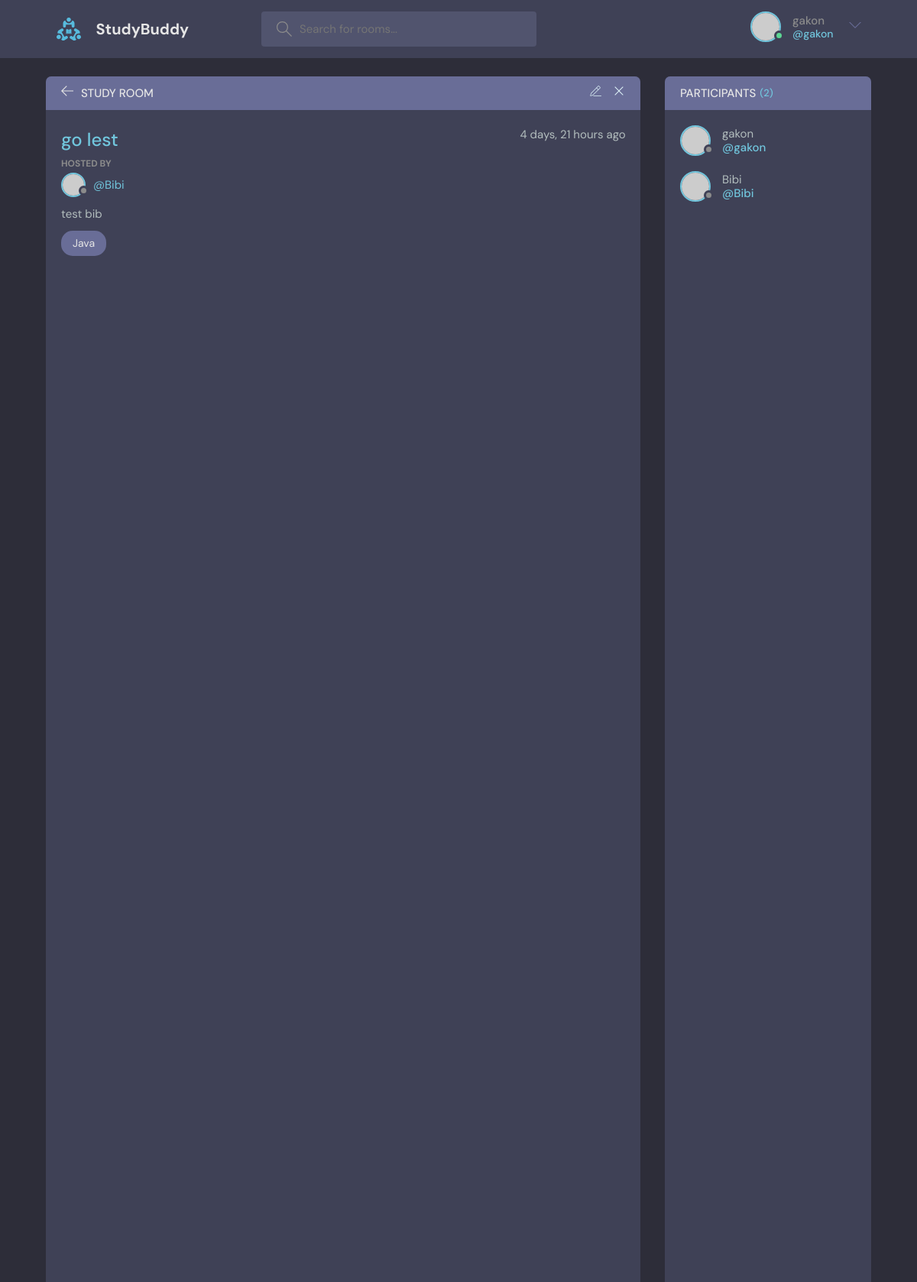
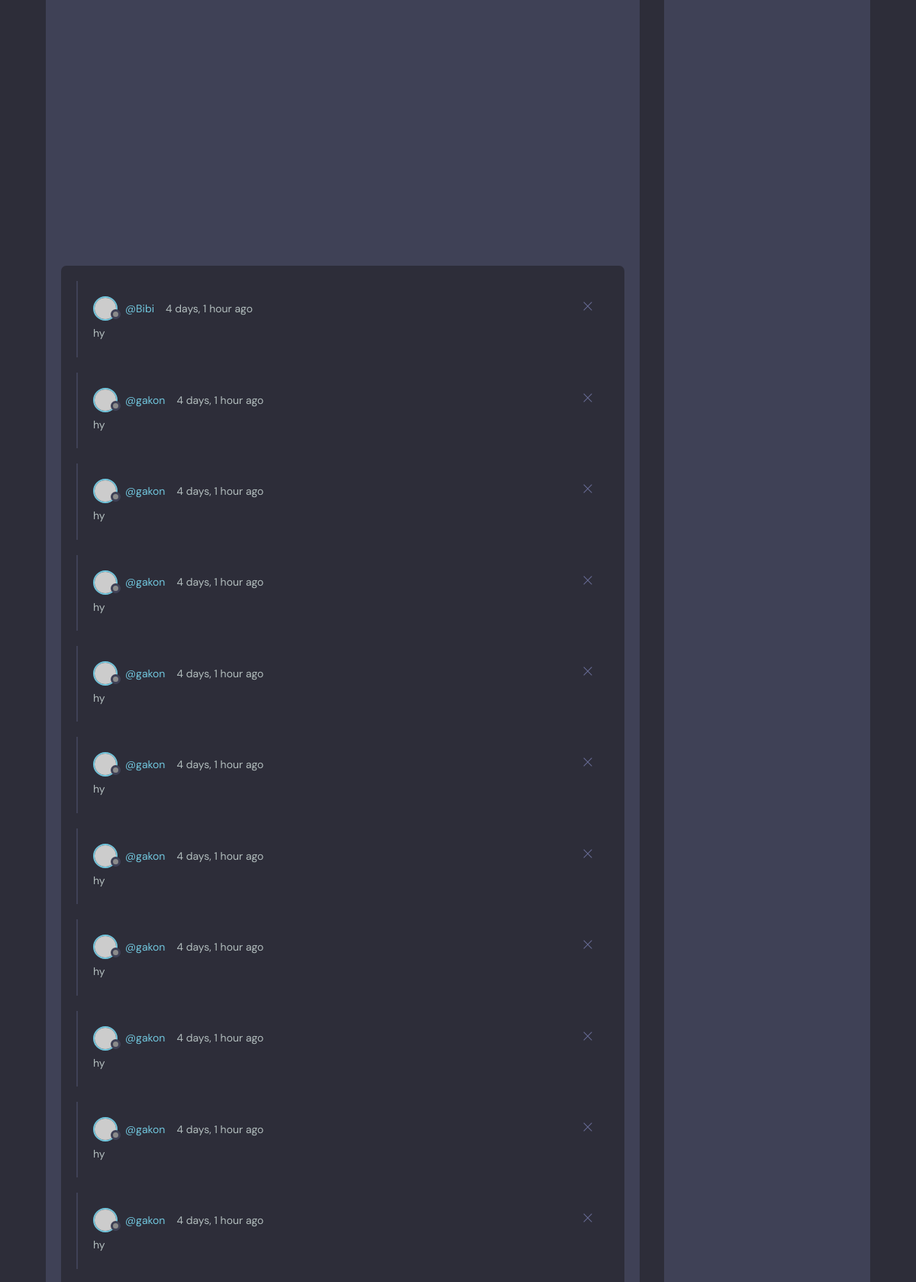
The app's page /room/9 (signed in, upper part) with its own data (2 pictures, top to bottom).
### base/models.py (models this page shows, shortened)
class Rooms(models.Model):
    host = models.ForeignKey(User,on_delete=models.SET_NULL,null=True)
    topic = models.ForeignKey(Topics,on_delete=models.SET_NULL,null=True)
    name = models.CharField(max_length=200)
    description = models.TextField(max_length=2000)
    participants = models.ManyToManyField(
        User, related_name='participants', blank=True)
    created = models.DateTimeField(auto_now = True)
    updated = models.DateTimeField(auto_now_add=True)
    class Meta:
        ordering = ['-created']

class Topics(models.Model):
    name = models.CharField(max_length=200)
    class Meta:
        pass
    def __str__(self):
        return self.name

class Message(models.Model):
    User = models.ForeignKey(User,on_delete=models.CASCADE)
    Room = models.ForeignKey(Rooms,on_delete=models.CASCADE)
    body = models.TextField(max_length=2000,null=True)
    created = models.DateTimeField(auto_now= True)
    updated = models.DateTimeField(auto_now_add=True)
    class Meta:
        ordering = ['-created']

### base/views.py (the view)
# urls.py: path('room/<str:pk>',views.room,name='room'),
def room(request,pk):
    form = MessageForm()
    room = Rooms.objects.get(id=pk)
    messages = Message.objects.filter(Room__id=pk).order_by('-created')
    participances = room.participants.all()
    if request.method == 'GET' and request.GET.get('body') != None:
        Message.objects.create(body=request.GET.get('body'),User=request.user,Room=room)
        room.participants.add(request.user)
    context = {'room': room,
               'messages': messages,
               'form': form,
               'participances':participances
               }
    return render (request, 'room.html',context)

### base/forms.py
class MessageForm(forms.ModelForm):
    class Meta:
        model = Message
        fields = ['body']

### templates/room.html (shortened to what this page needs)
{% extends "main.html" %}
{%block content%}
<main class="profile-page layout layout--2">
      <div class="container">
        <div class="room">
          <div class="room__top">
            <div class="room__topLeft">
              <a href="index.html">
                <svg version="1.1" xmlns="http://www.w3.org/2000/svg" width="32" height="32" viewBox="0 0 32 32">
                  <title>arrow-left</title>
                  <path
                    d="M13.723 2.286l-13.723 13.714 13.719 13.714 1.616-1.611-10.96-10.96h27.625v-2.286h-27.625l10.965-10.965-1.616-1.607z"
                  ></path>
                </svg>
              </a>
              <h3>Study Room</h3>
            </div>
            <div class="room__topRight">
              <a href="#">
              </a>
              <a href="#">
                <svg version="1.1" xmlns="http://www.w3.org/2000/svg" width="32" height="32" viewBox="0 0 32 32">
                  <title>remove</title>
                  <path
                    d="M27.314 6.019l-1.333-1.333-9.98 9.981-9.981-9.981-1.333 1.333 9.981 9.981-9.981 9.98 1.333 1.333 9.981-9.98 9.98 9.98 1.333-1.333-9.98-9.98 9.98-9.981z"
                  ></path>
                </svg>
              </a>
            </div>
          </div>
          <div class="room__box scroll">
            <div class="room__header scroll">
              <div class="room__info">
                <h3>{{room.name}}</h3>
                <span>{{room.created|timesince}} ago</span>
              </div>
              <div class="room__hosted">
                <p>Hosted By</p>
                <a href="#" class="room__author">
                  <div class="avatar avatar--small">
                    <img src="https://randomuser.me/api/portraits/men/37.jpg" />
                  </div>
                  <span>@{{room.host}}</span>
                </a>
              </div>
              <div class="room__details">
                {{room.description}}
              </div>
              <span class="room__topics">{{room.topic}}</span>
            </div>
            <div class="room__conversation">
              <div class="threads scroll">
                {%for message in messages%}
                <div class="thread">
                  <div class="thread__top">
                    <div class="thread__author">
                      <a href="#" class="thread__authorInfo">
                        <div class="avatar avatar--small">
                          <img src="https://randomuser.me/api/portraits/men/37.jpg" />
                        </div>
                        <span>@{{message.User}}</span>
                      </a>
                      <span class="thread__date">{{message.created|timesince}} ago</span>
                    </div>
                    <div class="thread__delete">
                      <svg version="1.1" xmlns="http://www.w3.org/2000/svg" width="32" height="32" viewBox="0 0 32 32">
                        <title>remove</title>
                        <path
                          d="M27.314 6.019l-1.333-1.333-9.98 9.981-9.981-9.981-1.333 1.333 9.981 9.981-9.981 9.98 1.333 1.333 9.981-9.98 9.98 9.98 1.333-1.333-9.98-9.98 9.98-9.981z"
                        ></path>
                      </svg>
                    </div>
                  </div>
                  <div class="thread__details">
                    {{message.body}}
                  </div>
                </div>
                {%endfor%}
              </div>
            </div>
          </div>
        </div>
        <div class="participants">
          <h3 class="participants__top">Participants <span>({{participances.count}})</span></h3>
          <div class="participants__list scroll">
            {%for participance in participances %}
            <a href="profile.html" class="participant">
              <div class="avatar avatar--medium">
                <img src="https://randomuser.me/api/portraits/men/37.jpg" />
              </div>
              <p>
                {{participance.username}}
                <span>@{{participance.username}}</span>
              </p>
            </a>
            {%endfor%}
          </div>
        </div>
      </div>
    </main>
{%endblock%}

### templates/main.html (shortened to what this page needs)
{% load static %}
<!DOCTYPE html>
<html lang="en">
  <head>
    <link rel="stylesheet" href="{% static 'style.css' %}" />
  </head>
  <body>
    <header class="header header--loggedIn">
      <div class="container">
        <a href="/" class="header__logo">
          <img src="{% static 'assets/logo.svg' %}" />
          <h1>StudyBuddy</h1>
        </a>
        <form class="header__search" method="GET" action="{%url 'home'%}">
          <label>
            <input name='q' placeholder="Search for rooms..." />
          </label>
        </form>
        <nav class="header__menu">
          {%if not request.user.is_authenticated%}
          <a href="{%url 'login'%}">
            <img src="{%static '/assets/avatar.svg'%}" />
            <p>Login</p>
          </a>
          {%else%}
          <div class="header__user">
            <a href="{% url 'profile' %}">
              <div class="avatar avatar--medium active">
                <img src="https://randomuser.me/api/portraits/men/37.jpg" />
              </div>
              <p>{{request.user.username}} <span>@{{request.user.username}}</span></p>
            </a>
            <button class="dropdown-button">
              <svg version="1.1" xmlns="http://www.w3.org/2000/svg" width="32" height="32" viewBox="0 0 32 32">
                <title>chevron-down</title>
                <path d="M16 21l-13-13h-3l16 16 16-16h-3l-13 13z"></path>
              </svg>
            </button>
          </div>
          {%endif%}
        </nav>
      </div>
    </header>
    {% block content %}
    {% endblock %}
  </body>
</html>

### records on screen
Rooms: name "go lest", created "4 days, 21 hours", host "Bibi", description "test bib", topic "Java"
Message: User "Bibi", created "4 days, 1 hour", body "hy"
Message: User "gakon", created "4 days, 1 hour", body "hy"
Message: User "gakon", created "4 days, 1 hour", body "hy"
Message: User "gakon", created "4 days, 1 hour", body "hy"
Message: User "gakon", created "4 days, 1 hour", body "hy"
Message: User "gakon", created "4 days, 1 hour", body "hy"
Message: User "gakon", created "4 days, 1 hour", body "hy"
Message: User "gakon", created "4 days, 1 hour", body "hy"
Message: User "gakon", created "4 days, 1 hour", body "hy"
Message: User "gakon", created "4 days, 1 hour", body "hy"
Message: User "gakon", created "4 days, 1 hour", body "hy"

### other values on screen
{{ request.user.username }} "gakon"
{{ participances.count }} "2"
{{ participance.username }} "gakon"
{{ participance.username }} "Bibi"
